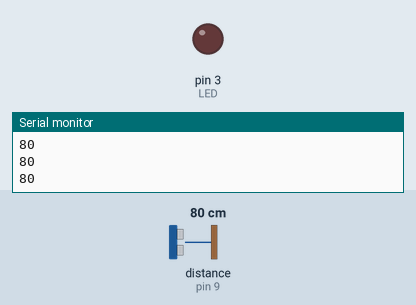
Recording of a sketch running on a simulated Arduino Uno, built with avr-gcc and run on an emulated ATmega328P. On the bench: output pins drawn as LEDs (lit = HIGH), the last lines printed to the serial monitor. Wiring (from diagram.json): ultrasonic range finder: trigger pin 10; echo pin 9. Dashed ring = blinking. The inputs (shaded band) are chosen by the test bench; at power-on: distance to the obstacle (sensor on pin 9) 80 cm. The echo pulse lasts 58.3 µs per cm; pins used as bus, display or sensor lines are not drawn.

Above: at 1.2 s.
1.3 s: distance to the obstacle (sensor on pin 9) set to 45 cm
2.8 s: distance to the obstacle (sensor on pin 9) set to 37 cm
At 3.25 s:
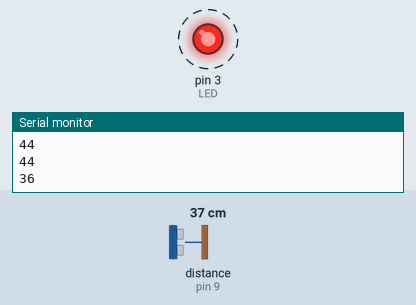
5.8 s: distance to the obstacle (sensor on pin 9) set to 60 cm
At 6.07 s:
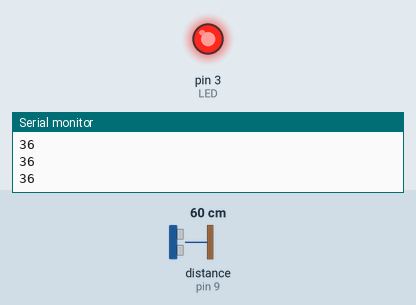
7.3 s: distance to the obstacle (sensor on pin 9) set to 4 cm
At 7.93 s:
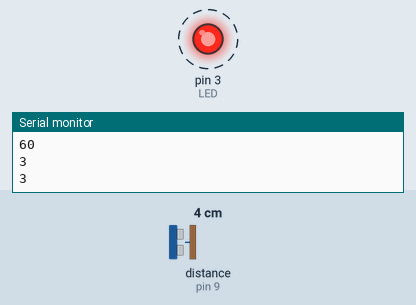
Timing chart, 0 to 11.3 s (numbered marks = the images above; inputs shaded):
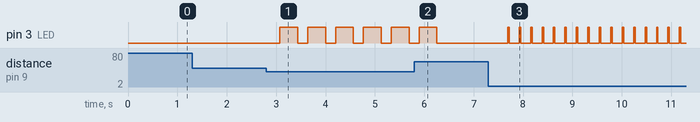

The sketch:

sketch.ino
```cpp
int TRIGE = 10;
int ECO = 9;
int LED = 3;
int DURACION;
int DISTANCIA;


void setup() {
  pinMode(TRIGE, OUTPUT);
  pinMode(ECO, INPUT);
  pinMode(LED, OUTPUT);
  Serial.begin(9600);  // ponemos marcha comunicacion serial -- tasa velosidad (9600)
}

void loop() {
  digitalWrite(TRIGE, HIGH); // evia pulso
  delay(1);
  digitalWrite(TRIGE, LOW); //detiene pulso
  DURACION = pulseIn(ECO, HIGH); //en duracion guarda del pin eco cuando reciba pulso alto en (t) ms
  DISTANCIA = DURACION / 58,2; // 58 valor especifica en el fabricante .. obtien (d) cm
  Serial.println(DISTANCIA); //pinta la distancia al a pc en una linea
  delay(200); //hace que se pinte forma retardada la (d)
  if (DISTANCIA <= 40 && DISTANCIA >= 0){
    digitalWrite(LED, HIGH);
    delay(DISTANCIA * 10); //retrasoe n f de la (d)
    digitalWrite(LED, LOW);
  }

}
 
```

Measured:
- the behaviour switches between 42 and 41 cm on distance to the obstacle (sensor on pin 9) (found by bisection; images 0 and 1)
- after the input at 2.8 s, pin 3 (LED): alternates HIGH for 0.36 s and LOW for 0.20 s, starting after 0.28 s
- after the input at 5.8 s, pin 3 (LED): goes on until 6.3 s, then stays LOW
- after the input at 7.3 s, pin 3 (LED): alternates HIGH for 0.03 s and LOW for 0.20 s, starting after 0.39 s
